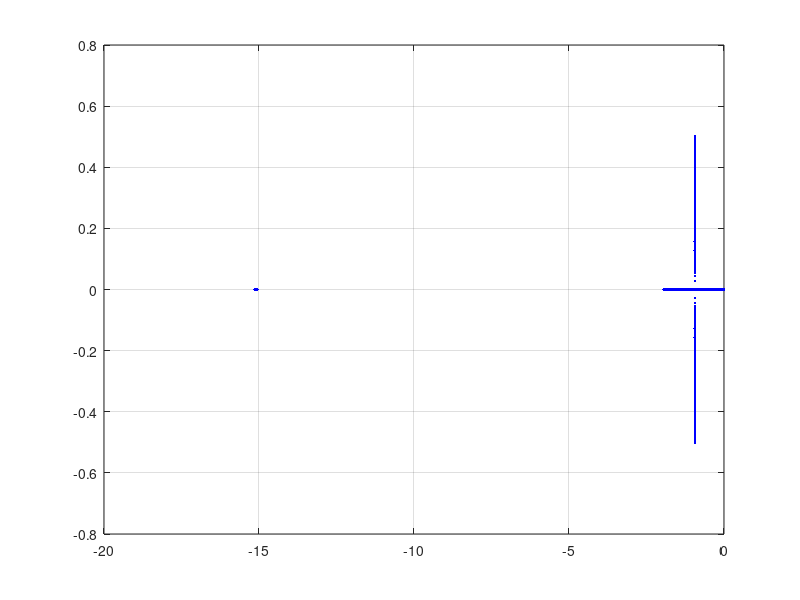

Write MATLAB code to recreate this figure.
clc;
clear;
close all;

clear; clc; close all;


k1 = 9.86e-04;  %Gains from 3.1
k2 = 0.0017;  
k3 = linspace(0, 0.0001, 1000); %Range of values for k3
Ix = 5.8e-05;   
Iy = 7.2e-05;
g  = 9.82; 

for i = 1:length(k3)
    %Closed loop lateral control matrix 
    A_cl_lat = [ 0,         1,          0;
                -k2/Ix, -k1/Ix, -k3(i)/Ix;
                 g,         0,          0];       
    %Close loop longitudinal control matrix
    A_cl_long = [ 0,         1,          0;
                -k2/Iy, -k1/Iy, k3(i)/Iy;
                 -g,         0,          0];         
    eigs_lat(:, i) = eig(A_cl_lat); %Save Eigenvalues
    %Condition for eigenvalues to be real and below -1/1.25
    index_lat(i) = all(abs(imag(eig(A_cl_lat))) < 1e-8) && all(real(eig(A_cl_lat)) <= -0.8);

    eigs_long(:, i) = eig(A_cl_long); % Save Eigenvalues for longitudinal control
    index_long(i) = all(abs(imag(eig(A_cl_long))) < 1e-8) && all(real(eig(A_cl_long)) <= -0.8);
end

%Locus Plot
figure(1);
plot(real(eigs_lat), imag(eigs_lat), 'b.', 'MarkerSize', 6);
grid on;

%Find valid values for k3
index2_lat = find(index_lat ==1);
k3_valid_lat = k3(index2_lat);

index2_long = find(index_long ==1);
k3_valid_long = k3(index2_long); 

